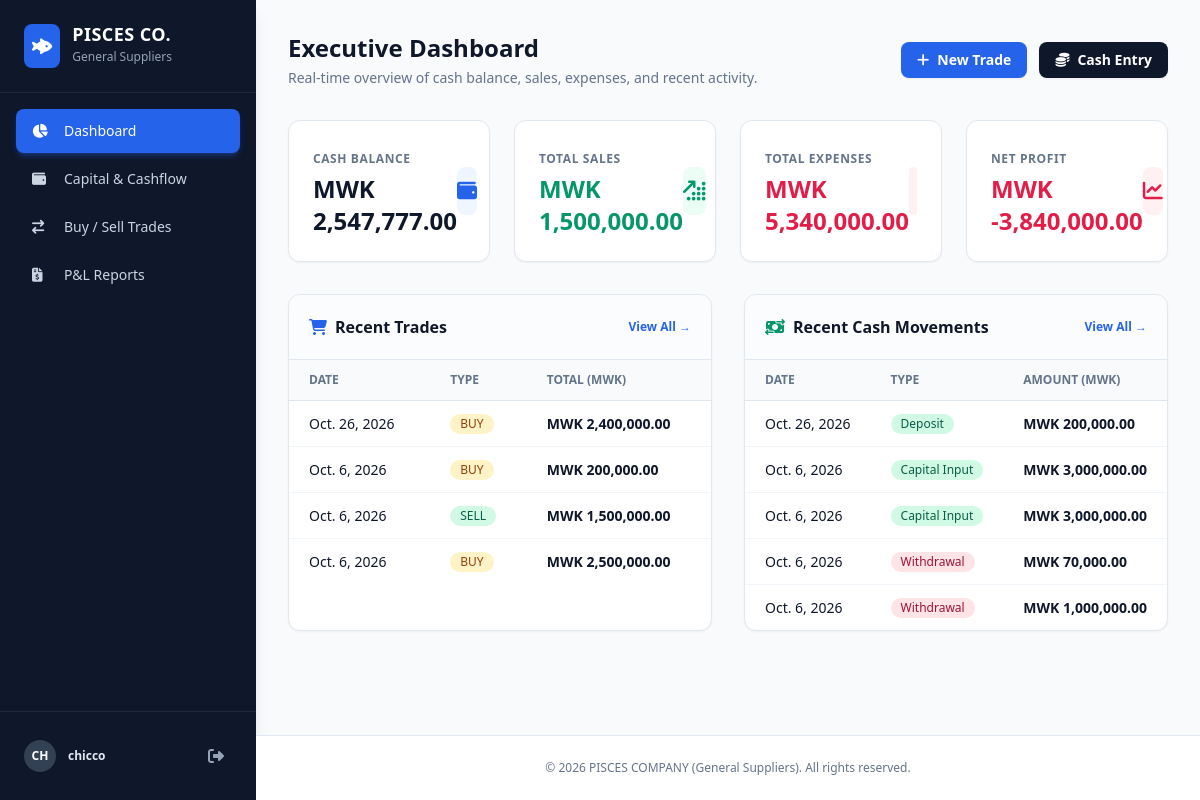
The app's page / (signed in) with its own data.
### pisces_app/models.py (models this page shows, shortened)
class Trade(models.Model):
    TRADE_TYPES = [
        ('BUY', 'Purchase / Buy'),
        ('SELL', 'Supply / Sell'),
    ]
    UNIT_CHOICES = [
        ('PCS', 'Pieces / Units'),
        ('BOX', 'Boxes / Cartons'),
        ('BAG', 'Bags'),
        ('KG', 'Kilograms'),
        ('LTR', 'Liters'),
        ('SET', 'Sets / Bundles'),
    ]
    date = models.DateField(default=timezone.now)
    trade_type = models.CharField(max_length=4, choices=TRADE_TYPES)
    category = models.CharField(max_length=100, help_text="e.g., Office Stationery, Hardware, Electronics")
    item_name = models.CharField(max_length=150)
    quantity = models.DecimalField(max_digits=10, decimal_places=2, default=1.00)
    unit_of_measure = models.CharField(max_length=10, choices=UNIT_CHOICES, default='PCS')
    unit_price = models.DecimalField(max_digits=10, decimal_places=2, help_text="Buying or Selling price per unit")
    party_name = models.CharField(max_length=150, blank=True, null=True, help_text="Supplier Name or Client/Organization Name")
    invoice_ref = models.CharField(max_length=50, blank=True, null=True, help_text="LPO or Invoice Number")
    transport_cost = models.DecimalField(max_digits=10, decimal_places=2, default=0.00)
    labor_cost = models.DecimalField(max_digits=10, decimal_places=2, default=0.00)
    description = models.CharField(max_length=255, blank=True, null=True)
    @property
    def item_total(self):
        return self.quantity * self.unit_price

class CashFlow(models.Model):
    TRANSACTION_TYPES = [
        ('Capital Input', 'Capital Input'),
        ('Deposit', 'Deposit'),
        ('Withdrawal', 'Withdrawal'),
    ]
    date = models.DateField(default=timezone.now)
    transaction_type = models.CharField(max_length=20, choices=TRANSACTION_TYPES)
    amount = models.DecimalField(max_digits=12, decimal_places=2)
    description = models.CharField(max_length=255, blank=True, null=True)

### pisces_app/views.py (the view)
# urls.py: path('', views.dashboard, name='dashboard'),
@login_required
def dashboard(request):
    cashflows = CashFlow.objects.all()
    trades = Trade.objects.all()
    cf_totals = cashflows.aggregate(
        capital=Coalesce(Sum('amount', filter=Q(transaction_type='Capital Input')), 0.0, output_field=FloatField()),
        deposits=Coalesce(Sum('amount', filter=Q(transaction_type='Deposit')), 0.0, output_field=FloatField()),
        withdrawals=Coalesce(Sum('amount', filter=Q(transaction_type='Withdrawal')), 0.0, output_field=FloatField())
    )
    item_total_expr = F('quantity') * F('unit_price')
    trade_totals = trades.aggregate(
        sales=Coalesce(Sum(item_total_expr, filter=Q(trade_type='SELL')), 0.0, output_field=FloatField()),
        purchases=Coalesce(Sum(item_total_expr, filter=Q(trade_type='BUY')), 0.0, output_field=FloatField()),
        transport=Coalesce(Sum('transport_cost'), 0.0, output_field=FloatField()),
        labor=Coalesce(Sum('labor_cost'), 0.0, output_field=FloatField())
    )
    total_expenses = trade_totals['purchases'] + trade_totals['transport'] + trade_totals['labor']
    net_profit = trade_totals['sales'] - total_expenses
    current_balance = (cf_totals['capital'] + cf_totals['deposits'] + trade_totals['sales']) - (cf_totals['withdrawals'] + total_expenses)
    context = {
        'cash_balance': current_balance,
        'sales': trade_totals['sales'],
        'expenses': total_expenses,
        'net_profit': net_profit,
        'recent_cashflows': cashflows.order_by('-date')[:5],
        'recent_trades': trades.order_by('-date')[:5],
    }
    return render(request, 'dashboard.html', context)

### pisces_app/context_processors.py (called while the page is built)
def currency_context(request):
    return {
        'currency_symbol': getattr(settings, 'CURRENCY_SYMBOL', '$')
    }

### pisces_app/templates/dashboard.html (shortened to what this page needs)
{% extends 'base.html' %}
{% load humanize %}
{% block content %}
<div class="mb-8 flex flex-col md:flex-row md:items-center md:justify-between gap-4">
    <div>
        <h1 class="text-2xl font-bold text-slate-900">Executive Dashboard</h1>
        <p class="text-sm text-slate-500 mt-1">Real-time overview of cash balance, sales, expenses, and recent activity.</p>
    </div>
    <div class="flex gap-3">
        <a href="{% url 'trades' %}" class="inline-flex items-center gap-2 px-4 py-2 bg-blue-600 hover:bg-blue-700 text-white rounded-lg text-sm font-semibold shadow-sm transition">
            <i class="fa-solid fa-plus"></i> New Trade
        </a>
        <a href="{% url 'cashflow' %}" class="inline-flex items-center gap-2 px-4 py-2 bg-slate-900 hover:bg-slate-800 text-white rounded-lg text-sm font-semibold shadow-sm transition">
            <i class="fa-solid fa-coins"></i> Cash Entry
        </a>
    </div>
</div>
<div class="grid grid-cols-1 sm:grid-cols-2 lg:grid-cols-4 gap-6 mb-8">
    <div class="bg-white p-6 rounded-xl border border-slate-200 shadow-sm flex items-center justify-between">
        <div>
            <span class="text-xs font-semibold text-slate-500 uppercase tracking-wider">Cash Balance</span>
            <div class="text-2xl font-bold text-slate-900 mt-1">{{ currency_symbol|default:"MWK" }} {{ cash_balance|floatformat:2|intcomma }}</div>
        </div>
        <div class="w-12 h-12 rounded-lg bg-blue-50 text-blue-600 flex items-center justify-center text-xl">
            <i class="fa-solid fa-wallet"></i>
        </div>
    </div>
    <div class="bg-white p-6 rounded-xl border border-slate-200 shadow-sm flex items-center justify-between">
        <div>
            <span class="text-xs font-semibold text-slate-500 uppercase tracking-wider">Total Sales</span>
            <div class="text-2xl font-bold text-emerald-600 mt-1">{{ currency_symbol|default:"MWK" }} {{ sales|floatformat:2|intcomma }}</div>
        </div>
        <div class="w-12 h-12 rounded-lg bg-emerald-50 text-emerald-600 flex items-center justify-center text-xl">
            <i class="fa-solid fa-arrow-up-right-dots"></i>
        </div>
    </div>
    <div class="bg-white p-6 rounded-xl border border-slate-200 shadow-sm flex items-center justify-between">
        <div>
            <span class="text-xs font-semibold text-slate-500 uppercase tracking-wider">Total Expenses</span>
            <div class="text-2xl font-bold text-rose-600 mt-1">{{ currency_symbol|default:"MWK" }} {{ expenses|floatformat:2|intcomma }}</div>
        </div>
        <div class="w-12 h-12 rounded-lg bg-rose-50 text-rose-600 flex items-center justify-center text-xl">
        </div>
    </div>
    <div class="bg-white p-6 rounded-xl border border-slate-200 shadow-sm flex items-center justify-between">
        <div>
            <span class="text-xs font-semibold text-slate-500 uppercase tracking-wider">Net Profit</span>
            <div class="text-2xl font-bold {% if net_profit >= 0 %}text-emerald-600{% else %}text-rose-600{% endif %} mt-1">
                {{ currency_symbol|default:"MWK" }} {{ net_profit|floatformat:2|intcomma }}
            </div>
        </div>
        <div class="w-12 h-12 rounded-lg {% if net_profit >= 0 %}bg-emerald-50 text-emerald-600{% else %}bg-rose-50 text-rose-600{% endif %} flex items-center justify-center text-xl">
            <i class="fa-solid fa-chart-line"></i>
        </div>
    </div>
</div>
<div class="grid grid-cols-1 lg:grid-cols-2 gap-8">
    <div class="bg-white rounded-xl border border-slate-200 shadow-sm overflow-hidden flex flex-col">
        <div class="p-5 border-b border-slate-200 flex items-center justify-between bg-slate-50/50">
            <h2 class="font-bold text-slate-900 flex items-center gap-2">
                <i class="fa-solid fa-cart-shopping text-blue-600"></i> Recent Trades
            </h2>
            <a href="{% url 'trades' %}" class="text-xs font-semibold text-blue-600 hover:text-blue-800">View All &rarr;</a>
        </div>
        <div class="overflow-x-auto flex-1">
            <table class="w-full text-left text-sm text-slate-600">
                <thead class="bg-slate-50 text-xs text-slate-500 uppercase border-b border-slate-200">
                    <tr>
                        <th class="px-5 py-3 font-semibold">Date</th>
                        <th class="px-5 py-3 font-semibold">Type</th>
                        <th class="px-5 py-3 font-semibold">Total ({{ currency_symbol|default:"MWK" }})</th>
                    </tr>
                </thead>
                <tbody class="divide-y divide-slate-100">
                    {% for trade in recent_trades %}
                    <tr class="hover:bg-slate-50/80 transition">
                        <td class="px-5 py-3 text-slate-900 font-medium whitespace-nowrap">{{ trade.date }}</td>
                        <td class="px-5 py-3 whitespace-nowrap">
                            <span class="inline-flex items-center px-2.5 py-0.5 rounded-full text-xs font-medium {% if trade.trade_type == 'SELL' %}bg-emerald-100 text-emerald-800{% else %}bg-amber-100 text-amber-800{% endif %}">
                                {{ trade.trade_type }}
                            </span>
                        </td>
                        <td class="px-5 py-3 font-semibold text-slate-900 whitespace-nowrap">{{ currency_symbol|default:"MWK" }} {{ trade.item_total|floatformat:2|intcomma }}</td>
                    </tr>
                    {% empty %}
                    <tr>
                        <td colspan="3" class="px-5 py-8 text-center text-slate-400">No recent trade activity.</td>
                    </tr>
                    {% endfor %}
                </tbody>
            </table>
        </div>
    </div>
    <div class="bg-white rounded-xl border border-slate-200 shadow-sm overflow-hidden flex flex-col">
        <div class="p-5 border-b border-slate-200 flex items-center justify-between bg-slate-50/50">
            <h2 class="font-bold text-slate-900 flex items-center gap-2">
                <i class="fa-solid fa-money-bill-transfer text-emerald-600"></i> Recent Cash Movements
            </h2>
            <a href="{% url 'cashflow' %}" class="text-xs font-semibold text-blue-600 hover:text-blue-800">View All &rarr;</a>
        </div>
        <div class="overflow-x-auto flex-1">
            <table class="w-full text-left text-sm text-slate-600">
                <thead class="bg-slate-50 text-xs text-slate-500 uppercase border-b border-slate-200">
                    <tr>
                        <th class="px-5 py-3 font-semibold">Date</th>
                        <th class="px-5 py-3 font-semibold">Type</th>
                        <th class="px-5 py-3 font-semibold">Amount ({{ currency_symbol|default:"MWK" }})</th>
                    </tr>
                </thead>
                <tbody class="divide-y divide-slate-100">
                    {% for cf in recent_cashflows %}
                    <tr class="hover:bg-slate-50/80 transition">
                        <td class="px-5 py-3 text-slate-900 font-medium whitespace-nowrap">{{ cf.date }}</td>
                        <td class="px-5 py-3 whitespace-nowrap">
                            <span class="inline-flex items-center px-2.5 py-0.5 rounded-full text-xs font-medium {% if cf.transaction_type == 'Capital Input' or cf.transaction_type == 'Deposit' %}bg-emerald-100 text-emerald-800{% else %}bg-rose-100 text-rose-800{% endif %}">
                                {{ cf.transaction_type }}
                            </span>
                        </td>
                        <td class="px-5 py-3 font-semibold text-slate-900 whitespace-nowrap">{{ currency_symbol|default:"MWK" }} {{ cf.amount|floatformat:2|intcomma }}</td>
                    </tr>
                    {% empty %}
                    <tr>
                        <td colspan="3" class="px-5 py-8 text-center text-slate-400">No cashflow transactions recorded.</td>
                    </tr>
                    {% endfor %}
                </tbody>
            </table>
        </div>
    </div>
</div>
{% endblock %}

### pisces_app/templates/base.html (shortened to what this page needs)
<!DOCTYPE html>
<html lang="en" class="h-full bg-slate-50">
<head>
    <script src="https://cdn.tailwindcss.com"></script>
    <link rel="stylesheet" href="https://cdnjs.cloudflare.com/ajax/libs/font-awesome/6.4.0/css/all.min.css">
</head>
<body class="h-full flex text-slate-800 antialiased">
    {% if user.is_authenticated %}
    <aside class="w-64 bg-slate-900 text-slate-300 flex flex-col justify-between shrink-0 shadow-lg min-h-screen">
        <div>
            <div class="p-6 border-b border-slate-800 flex items-center gap-3">
                <div class="bg-blue-600 text-white p-2 rounded-lg text-lg">
                    <i class="fa-solid fa-fish-fins"></i>
                </div>
                <div>
                    <h1 class="font-bold text-white text-lg tracking-wide leading-none">PISCES CO.</h1>
                    <span class="text-xs text-slate-400">General Suppliers</span>
                </div>
            </div>
            <nav class="p-4 space-y-1">
                <a href="{% url 'dashboard' %}" class="flex items-center gap-3 px-4 py-3 rounded-lg text-sm font-medium transition hover:bg-slate-800 hover:text-white {% if request.resolver_match.url_name == 'dashboard' %}bg-blue-600 text-white shadow-md shadow-blue-600/30{% endif %}">
                    <i class="fa-solid fa-chart-pie w-5"></i> Dashboard
                </a>
                <a href="{% url 'cashflow' %}" class="flex items-center gap-3 px-4 py-3 rounded-lg text-sm font-medium transition hover:bg-slate-800 hover:text-white ">
                    <i class="fa-solid fa-wallet w-5"></i> Capital & Cashflow
                </a>
                <a href="{% url 'trades' %}" class="flex items-center gap-3 px-4 py-3 rounded-lg text-sm font-medium transition hover:bg-slate-800 hover:text-white ">
                    <i class="fa-solid fa-arrow-right-arrow-left w-5"></i> Buy / Sell Trades
                </a>
                <a href="{% url 'reports' %}" class="flex items-center gap-3 px-4 py-3 rounded-lg text-sm font-medium transition hover:bg-slate-800 hover:text-white ">
                    <i class="fa-solid fa-file-invoice-dollar w-5"></i> P&L Reports
                </a>
            </nav>
        </div>
        <div class="p-4 border-t border-slate-800">
            <div class="flex items-center justify-between px-2 py-2">
                <div class="flex items-center gap-3">
                    <div class="w-8 h-8 rounded-full bg-slate-700 flex items-center justify-center font-bold text-white text-xs uppercase">
                        {{ user.username|slice:":2" }}
                    </div>
                    <span class="text-xs font-semibold text-slate-200 truncate max-w-[100px]">{{ user.username }}</span>
                </div>
                <form id="logout-form" action="{% url 'logout' %}" method="post" class="inline">
                    <button type="submit" title="Logout" class="text-slate-400 hover:text-red-400 p-2 rounded-lg transition">
                        <i class="fa-solid fa-right-from-bracket"></i>
                    </button>
                </form>
            </div>
        </div>
    </aside>
    {% endif %}
    <main class="flex-1 flex flex-col min-w-0 overflow-y-auto">
        <div class="flex-1 p-8 max-w-7xl mx-auto w-full">
            {% block content %}
            {% endblock %}
        </div>
        <footer class="p-6 border-t border-slate-200 text-center text-xs text-slate-500 bg-white">
            <p>&copy; {{ year|default:'2026' }} PISCES COMPANY (General Suppliers). All rights reserved.</p>
        </footer>
    </main>
</body>
</html>

### records on screen
Trade: date "Oct. 26, 2026", trade_type "BUY", currency_symbol "MWK", item_total "2,400,000.00"
Trade: date "Oct. 6, 2026", trade_type "BUY", currency_symbol "MWK", item_total "200,000.00"
Trade: date "Oct. 6, 2026", trade_type "SELL", currency_symbol "MWK", item_total "1,500,000.00"
Trade: date "Oct. 6, 2026", trade_type "BUY", currency_symbol "MWK", item_total "2,500,000.00"
CashFlow: date "Oct. 26, 2026", transaction_type "Deposit", currency_symbol "MWK", amount "200,000.00"
CashFlow: date "Oct. 6, 2026", transaction_type "Capital Input", currency_symbol "MWK", amount "3,000,000.00"
CashFlow: date "Oct. 6, 2026", transaction_type "Capital Input", currency_symbol "MWK", amount "3,000,000.00"
CashFlow: date "Oct. 6, 2026", transaction_type "Withdrawal", currency_symbol "MWK", amount "70,000.00"
CashFlow: date "Oct. 6, 2026", transaction_type "Withdrawal", currency_symbol "MWK", amount "1,000,000.00"

### other values on screen
{{ user.username|slice:":2" }} "CH"
{{ user.username }} "chicco"
{{ currency_symbol|default:"MWK" }} "MWK"
{{ cash_balance|floatformat:2|intcomma }} "2,547,777.00"
{{ sales|floatformat:2|intcomma }} "1,500,000.00"
{{ expenses|floatformat:2|intcomma }} "5,340,000.00"
{{ net_profit|floatformat:2|intcomma }} "-3,840,000.00"
{{ year|default:'2026' }} "2026"
